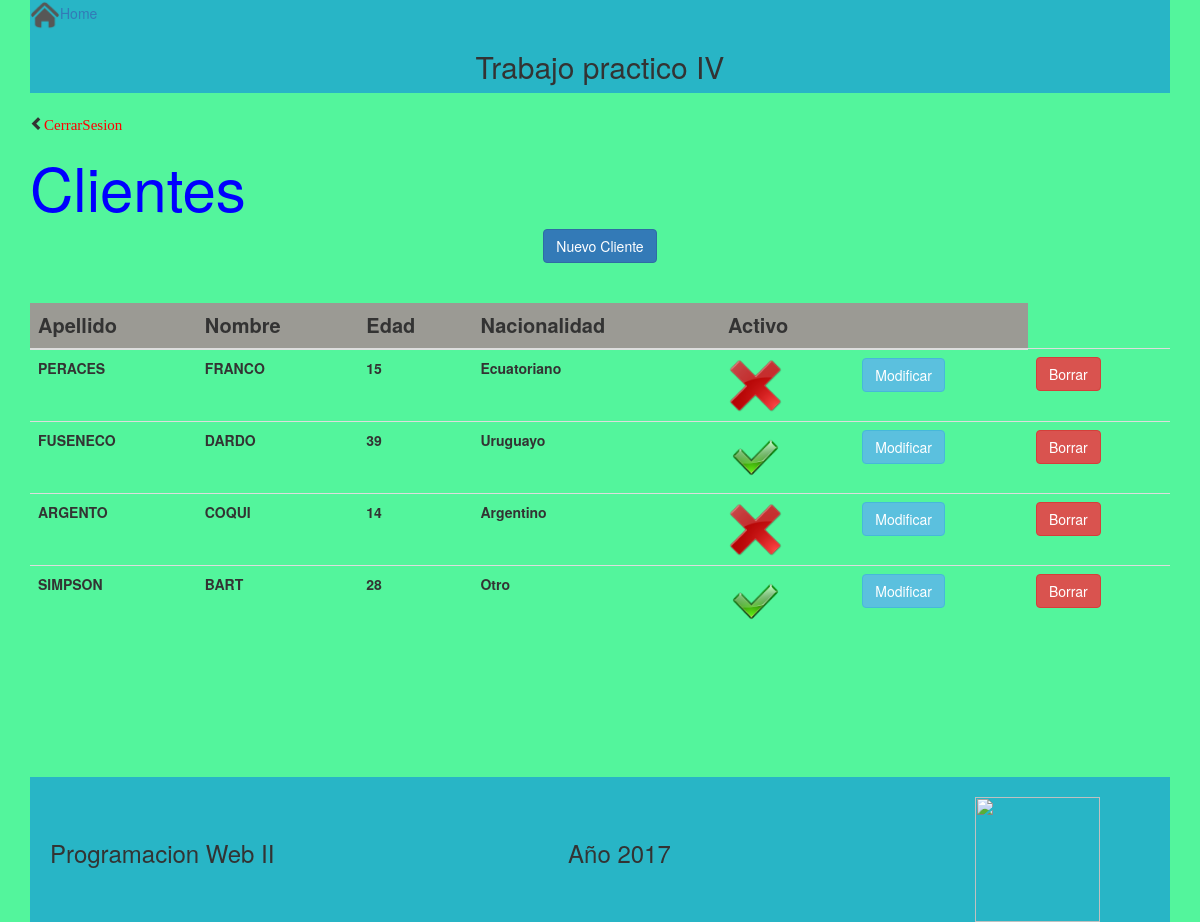
The page /index.php (signed in) on the database its author committed.
### tables this page shows
CREATE TABLE `clientes` (
  `id` int(10) UNSIGNED NOT NULL,
  `apellido` varchar(100) NOT NULL,
  `nombre` varchar(100) NOT NULL,
  `edad` int(10) UNSIGNED NOT NULL,
  `fecha_nacimiento` date NOT NULL,
  `nacionalidad` varchar(25) DEFAULT NULL,
  `activo` int(11) NOT NULL
);

### ClienteModel.php (called while the page is built, shortened)
<?php
Class ClienteModel{
    private $pdo;
    public function __construct() {
        try{
            $this->pdo=new PDO('mysql:host=localhost;dbname=clientes_db', 'root', '');
            $this->pdo->setAttribute(PDO::ATTR_ERRMODE, PDO::ERRMODE_EXCEPTION);
        } catch (Exception $ex) {
            $ex->getMessage();
        }
    }
    public function Listar(){
        try{
         $resutl=array();
         $stm= $this->pdo->prepare("SELECT * FROM clientes");
         $stm->execute();
         foreach ($stm->fetchAll(PDO::FETCH_OBJ) as $r){
             $cli=new Cliente();
             $cli->__set('id',$r->id);
             $cli->__set('apellido',$r->apellido);
             $cli->__set('nombre',$r->nombre);
             $cli->__set('edad',$r->edad);
             $cli->__set('nacionalidad',$r->nacionalidad);
             $cli->__set('activo',$r->activo);
             $resutl[]=$cli;
          }
            return $resutl;
        } catch (Exception $ex) {
              die($ex->getMessage());
        }
    }
}

### ClienteLogica.php (called while the page is built, shortened)
<?php
require_once 'Cliente.php';
require_once 'ClienteModel.php';
$modelo=new ClienteModel();

### Cliente.php (called while the page is built, shortened)
<?php
class Cliente{
    public function __get($clave){
        return $this->$clave;
    }
    public function __set($clave,$valor){
        return $this->$clave=$valor;
    }
 }

### index.php (the view, shortened to what this page needs)
<?php
require_once 'ClienteLogica.php';
require 'cabecera.php';
?>
<span class="glyphicon glyphicon-chevron-left"><a href="salir.php" style="font-size: 15px;color: red;">CerrarSesion</a></span>
 <br>
<h1 style="font-size: 60px;color: blue;display: inline-block">Clientes</h1>
<center><a class="btn btn-primary" style="display: inline-block;text-align: right;" href="ProcesarFormulario.php">Nuevo Cliente</a></center>
<br><br>
    <table class="table table-hover">
        <thead style="background-color: #9B9A94;">
      <tr>
          <th style="font-size: 20px;">Apellido</th>
        <th style="font-size: 20px;">Nombre</th>
        <th style="font-size: 20px;">Edad</th>
        <th style="font-size: 20px;">Nacionalidad</th>
        <th style="font-size: 20px;">Activo</th>
        <th></th>
      </tr>
    </thead>
 <?php foreach($modelo->Listar() as $r): ?>
 <?php
    if($r->__get('activo')==1){
        $act="imagenes/ok.ico";
    }else{
        $act="imagenes/no.png";
    }
  ?>
  <tr>
    <td><b><?php echo $r->__get('apellido');?></b></td>
    <td><b><?php echo $r->__get('nombre');?></b></td>
    <td><b><?php echo $r->__get('edad');?></b></td>
    <td><b><?php echo $r->__get('nacionalidad');?></b></td>
    <td><img style="display:inline;width:55px;" src="<?php echo $act;?>"></td>
    <td>
        <a href="ProcesarFormularioEditar.php?id=<?php echo $r->id; ?>"><button class="btn btn-info" >Modificar</button></a>
    </td>
    <td>
        <a onclick="javascript:return confirm('¿Seguro que quiere eliminar a <?php echo $r->nombre." ".$r->apellido ?>?');" href="?action=eliminar&id=<?php echo $r->id ?>"><button class="btn btn-danger">Borrar</button></a>
    </td>
  </tr>
 <?php endforeach; ?>
</table>
<?php require "pie.php"?>

### cabecera.php (shortened to what this page needs)
<!DOCTYPE html>
<html>
    <head>
        <link rel="stylesheet" href="https://maxcdn.bootstrapcdn.com/bootstrap/3.3.7/css/bootstrap.min.css"
>
    </head>
<body class="container" style="background-color: #53F59C">
<header style="background-color: #28B5C6">
    <a href="indexSinLog.php" style="display: inline-block"><img src="imagenes/home.png" style="width: 30px;"/>Home</a>
    <center><b><h2 style="display: inline-block;">Trabajo practico IV</h2></b></center>
</header>
    <br>

### pie.php (shortened to what this page needs)
<br><br><br><br><br><br>
<footer style="background-color: #28B5C6">
        <br>
        <h3 style="display: inline-block;">&nbsp;&nbsp;&nbsp;Programacion Web II&nbsp;&nbsp;&nbsp&nbsp;&nbsp;&nbsp;&nbsp;&nbsp;&nbsp;&nbsp;&nbsp;&nbsp;&nbsp;&nbsp;&nbsp;&nbsp;&nbsp;&nbsp;&nbsp;&nbsp;&nbsp;&nbsp;&nbsp;&nbsp;&nbsp;&nbsp;&nbsp;&nbsp;&nbsp;&nbsp;&nbsp;&nbsp;&nbsp;&nbsp;&nbsp;&nbsp;&nbsp;&nbsp;&nbsp;&nbsp;&nbsp;&nbsp;&nbsp;&nbsp;A&ntildeo 2017&nbsp;&nbsp;&nbsp;&nbsp;&nbsp;&nbsp;&nbsp;&nbsp;&nbsp;
        &nbsp;&nbsp;&nbsp;&nbsp;&nbsp;&nbsp;&nbsp&nbsp;&nbsp;&nbsp;&nbsp;&nbsp;&nbsp;&nbsp&nbsp;&nbsp;&nbsp;&nbsp;&nbsp;&nbsp;&nbsp&nbsp;&nbsp;&nbsp;&nbsp;&nbsp;&nbsp;&nbsp&nbsp;&nbsp;&nbsp;&nbsp;&nbsp;&nbsp;&nbsp;</h3>
        <img style="display: inline;width: 125px;height:125px;padding: 0px;" src="http://udc.edu.ar/wp-content/uploads/2015/05/UDC-vertical-web300x300x72.jpg" />
        <br>
 </footer>
</body>
</html>

### rows shown on the page
clientes: __get "PERACES", __get "FRANCO", __get "15", __get "Ecuatoriano"
clientes: __get "FUSENECO", __get "DARDO", __get "39", __get "Uruguayo"
clientes: __get "ARGENTO", __get "COQUI", __get "14", __get "Argentino"
clientes: __get "SIMPSON", __get "BART", __get "28", __get "Otro"
